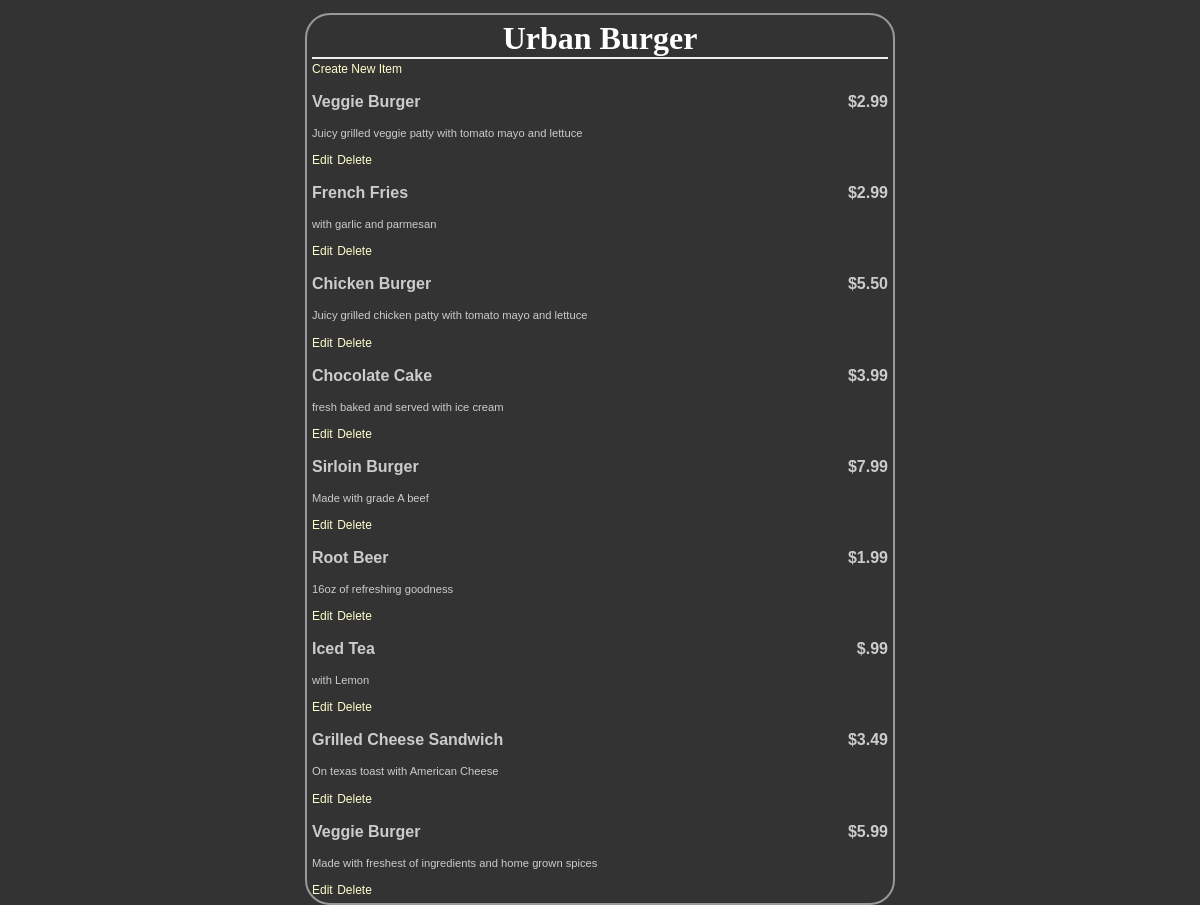
The page /restaurants/2/menu/ on the database its author committed.
### database_setup.py (models this page shows, shortened)
class Restaurant(Base):
	__tablename__ = 'restaurant'
	name = Column(String(80), nullable=False)
	id = Column(Integer, primary_key=True)

class MenuItem(Base):
	__tablename__ = 'menu_item'
	name = Column(String(80), nullable=False)
	id = Column(Integer, primary_key=True)
	course = Column(String(80))
	description = Column(String(250))
	price = Column(String(8))
	restaurant_id = Column(Integer, ForeignKey('restaurant.id'))
	restaurant = relationship(Restaurant)

### project.py (the view)
@app.route('/restaurants/<int:restaurant_id>/', methods=['GET', 'POST'])
@app.route('/restaurants/<int:restaurant_id>/menu/', methods=['GET', 'POST'])
def restaurantMenu(restaurant_id):
	restaurant = session.query(Restaurant).filter_by(id=restaurant_id).one()
	items = session.query(MenuItem).filter_by(restaurant_id=restaurant.id)
	return(render_template('menu.html', restaurant=restaurant, items=items))

### templates/menu.html (shortened to what this page needs)
<!DOCTYPE html>
<html lang="en">
<head>
    <link rel="stylesheet" type="text/css"
          href="{{ url_for('static', filename='style.css') }}">
</head>
<body>
	<div class = 'pane'>
		<div class = 'header'>
		<h1>{{ restaurant.name }}</h1>
	</div>
	<a href = '{{url_for('newMenuItem', restaurant_id = restaurant.id) }}'>Create New Item</a>
        {% for i in items %}
    <div class = 'nameAndPrice'>
        <span class = 'name'><p><strong>{{i.name}}</strong></p></span>
        <span class = 'price'><p><strong>{{i.price}} </strong></p></span>
    </div>
	<div class = 'description'>
		<p>{{i.description}}</p>
	</div>
	<div class = "editdeletepane">
        <a href='{{url_for('editMenuItem',restaurant_id = restaurant.id, menu_id=i.id)}}' >Edit</a>
        <a href='{{url_for('deleteMenuItem', restaurant_id = restaurant.id, menu_id=i.id)}}' >
        Delete</a>
	</div>
        {% endfor %}
</div>
</body>
</html>

### static/style.css (style rules this page uses)
body { font-family: sans-serif; background-color: #333333 }
h1, h2, h3, h4 { color: #ffffff; }
h1, h2 { font-family: 'georgia', serif; margin: 0; }
h1 { border-bottom: 2px solid #eee; }
p, dd, dt { color: #cccccc; }
a { text-decoration: none; color: #ffffcc; font-size: .75em; }
.pane { position: absolute; left: 25%; right: 25%; border: 2px solid; border-radius: 25px; padding: 5px; margin: 5px; border-color: #999999; background-color: #333333 }
.header { left: 50%; text-align: center; }
.name { width: 50%; display: inline-block; float: left; }
.description { font-size: 0.7em; }
.price { text-align: right; width: 50%; float: right; }

### rows shown on the page
Restaurant: name "Urban Burger"
MenuItem: name "Veggie Burger", price "$2.99", description "Juicy grilled veggie patty with tomato mayo and lettuce"
MenuItem: name "French Fries", price "$2.99", description "with garlic and parmesan"
MenuItem: name "Chicken Burger", price "$5.50", description "Juicy grilled chicken patty with tomato mayo and lettuce"
MenuItem: name "Chocolate Cake", price "$3.99", description "fresh baked and served with ice cream"
MenuItem: name "Sirloin Burger", price "$7.99", description "Made with grade A beef"
MenuItem: name "Root Beer", price "$1.99", description "16oz of refreshing goodness"
MenuItem: name "Iced Tea", price "$.99", description "with Lemon"
MenuItem: name "Grilled Cheese Sandwich", price "$3.49", description "On texas toast with American Cheese"
MenuItem: name "Veggie Burger", price "$5.99", description "Made with freshest of ingredients and home grown spices"
